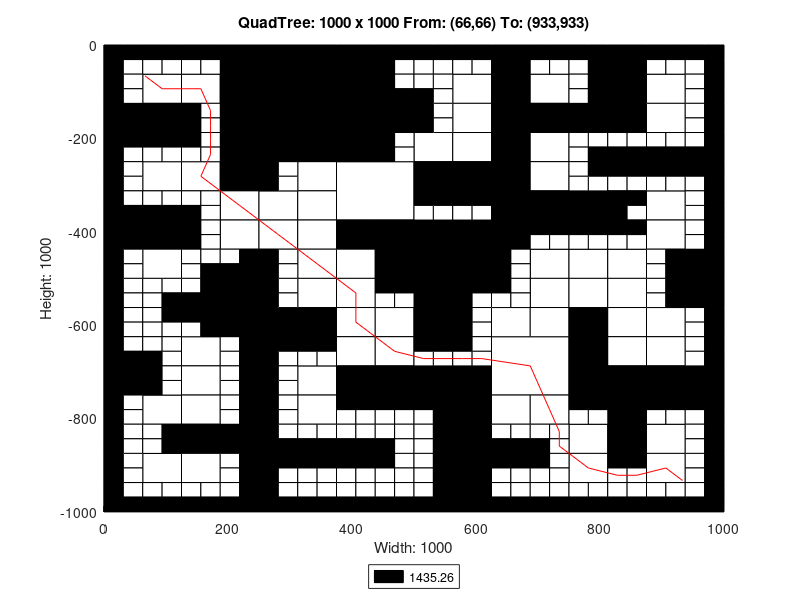

MATLAB code to generate this figure:
axis([0 1000 -1000 0]);
title('QuadTree: 1000 x 1000 From: (66,66) To: (933,933)');
xlabel('Width: 1000');
ylabel('Height: 1000');
rectangle('Position',[250 -125 125 125], 'FaceColor',[0 0 0]);
rectangle('Position',[250 -250 125 125], 'FaceColor',[0 0 0]);
rectangle('Position',[375 -375 125 125], 'FaceColor',[1 1 1]);
rectangle('Position',[500 -500 125 125], 'FaceColor',[0 0 0]);
rectangle('Position',[625 -750 125 125], 'FaceColor',[1 1 1]);
rectangle('Position',[62.5 -125 62.5 62.5], 'FaceColor',[1 1 1]);
rectangle('Position',[187.5 -62.5 62.5 62.5], 'FaceColor',[0 0 0]);
rectangle('Position',[125 -125 62.5 62.5], 'FaceColor',[1 1 1]);
rectangle('Position',[187.5 -125 62.5 62.5], 'FaceColor',[0 0 0]);
rectangle('Position',[0 -187.5 62.5 62.5], 'FaceColor',[0 0 0]);
rectangle('Position',[62.5 -187.5 62.5 62.5], 'FaceColor',[0 0 0]);
rectangle('Position',[187.5 -187.5 62.5 62.5], 'FaceColor',[0 0 0]);
rectangle('Position',[187.5 -250 62.5 62.5], 'FaceColor',[0 0 0]);
rectangle('Position',[375 -62.5 62.5 62.5], 'FaceColor',[0 0 0]);
rectangle('Position',[375 -125 62.5 62.5], 'FaceColor',[0 0 0]);
rectangle('Position',[375 -187.5 62.5 62.5], 'FaceColor',[0 0 0]);
rectangle('Position',[437.5 -187.5 62.5 62.5], 'FaceColor',[0 0 0]);
rectangle('Position',[375 -250 62.5 62.5], 'FaceColor',[0 0 0]);
rectangle('Position',[62.5 -312.5 62.5 62.5], 'FaceColor',[1 1 1]);
rectangle('Position',[125 -312.5 62.5 62.5], 'FaceColor',[1 1 1]);
rectangle('Position',[187.5 -312.5 62.5 62.5], 'FaceColor',[0 0 0]);
rectangle('Position',[187.5 -375 62.5 62.5], 'FaceColor',[1 1 1]);
rectangle('Position',[0 -437.5 62.5 62.5], 'FaceColor',[0 0 0]);
rectangle('Position',[62.5 -437.5 62.5 62.5], 'FaceColor',[0 0 0]);
rectangle('Position',[62.5 -500 62.5 62.5], 'FaceColor',[1 1 1]);
rectangle('Position',[187.5 -437.5 62.5 62.5], 'FaceColor',[1 1 1]);
rectangle('Position',[312.5 -312.5 62.5 62.5], 'FaceColor',[1 1 1]);
rectangle('Position',[250 -375 62.5 62.5], 'FaceColor',[1 1 1]);
rectangle('Position',[312.5 -375 62.5 62.5], 'FaceColor',[1 1 1]);
rectangle('Position',[250 -437.5 62.5 62.5], 'FaceColor',[1 1 1]);
rectangle('Position',[312.5 -437.5 62.5 62.5], 'FaceColor',[1 1 1]);
rectangle('Position',[312.5 -500 62.5 62.5], 'FaceColor',[1 1 1]);
rectangle('Position',[375 -437.5 62.5 62.5], 'FaceColor',[0 0 0]);
rectangle('Position',[437.5 -437.5 62.5 62.5], 'FaceColor',[0 0 0]);
rectangle('Position',[375 -500 62.5 62.5], 'FaceColor',[1 1 1]);
rectangle('Position',[437.5 -500 62.5 62.5], 'FaceColor',[0 0 0]);
rectangle('Position',[562.5 -125 62.5 62.5], 'FaceColor',[1 1 1]);
rectangle('Position',[625 -62.5 62.5 62.5], 'FaceColor',[0 0 0]);
rectangle('Position',[625 -125 62.5 62.5], 'FaceColor',[0 0 0]);
rectangle('Position',[687.5 -125 62.5 62.5], 'FaceColor',[1 1 1]);
rectangle('Position',[562.5 -187.5 62.5 62.5], 'FaceColor',[1 1 1]);
rectangle('Position',[500 -250 62.5 62.5], 'FaceColor',[1 1 1]);
rectangle('Position',[562.5 -250 62.5 62.5], 'FaceColor',[1 1 1]);
rectangle('Position',[625 -187.5 62.5 62.5], 'FaceColor',[0 0 0]);
rectangle('Position',[687.5 -187.5 62.5 62.5], 'FaceColor',[0 0 0]);
rectangle('Position',[625 -250 62.5 62.5], 'FaceColor',[0 0 0]);
rectangle('Position',[687.5 -250 62.5 62.5], 'FaceColor',[1 1 1]);
rectangle('Position',[812.5 -62.5 62.5 62.5], 'FaceColor',[0 0 0]);
rectangle('Position',[812.5 -125 62.5 62.5], 'FaceColor',[0 0 0]);
rectangle('Position',[875 -125 62.5 62.5], 'FaceColor',[1 1 1]);
rectangle('Position',[750 -187.5 62.5 62.5], 'FaceColor',[0 0 0]);
rectangle('Position',[812.5 -187.5 62.5 62.5], 'FaceColor',[0 0 0]);
rectangle('Position',[875 -187.5 62.5 62.5], 'FaceColor',[1 1 1]);
rectangle('Position',[500 -312.5 62.5 62.5], 'FaceColor',[0 0 0]);
rectangle('Position',[562.5 -312.5 62.5 62.5], 'FaceColor',[0 0 0]);
rectangle('Position',[625 -312.5 62.5 62.5], 'FaceColor',[0 0 0]);
rectangle('Position',[687.5 -312.5 62.5 62.5], 'FaceColor',[1 1 1]);
rectangle('Position',[625 -375 62.5 62.5], 'FaceColor',[0 0 0]);
rectangle('Position',[687.5 -375 62.5 62.5], 'FaceColor',[0 0 0]);
rectangle('Position',[625 -437.5 62.5 62.5], 'FaceColor',[0 0 0]);
rectangle('Position',[687.5 -500 62.5 62.5], 'FaceColor',[1 1 1]);
rectangle('Position',[750 -375 62.5 62.5], 'FaceColor',[0 0 0]);
rectangle('Position',[875 -375 62.5 62.5], 'FaceColor',[1 1 1]);
rectangle('Position',[750 -500 62.5 62.5], 'FaceColor',[1 1 1]);
rectangle('Position',[812.5 -500 62.5 62.5], 'FaceColor',[1 1 1]);
rectangle('Position',[875 -437.5 62.5 62.5], 'FaceColor',[1 1 1]);
rectangle('Position',[937.5 -500 62.5 62.5], 'FaceColor',[0 0 0]);
rectangle('Position',[187.5 -562.5 62.5 62.5], 'FaceColor',[0 0 0]);
rectangle('Position',[187.5 -625 62.5 62.5], 'FaceColor',[0 0 0]);
rectangle('Position',[0 -750 62.5 62.5], 'FaceColor',[0 0 0]);
rectangle('Position',[125 -687.5 62.5 62.5], 'FaceColor',[1 1 1]);
rectangle('Position',[125 -750 62.5 62.5], 'FaceColor',[1 1 1]);
rectangle('Position',[312.5 -562.5 62.5 62.5], 'FaceColor',[1 1 1]);
rectangle('Position',[250 -625 62.5 62.5], 'FaceColor',[0 0 0]);
rectangle('Position',[312.5 -625 62.5 62.5], 'FaceColor',[0 0 0]);
rectangle('Position',[375 -562.5 62.5 62.5], 'FaceColor',[1 1 1]);
rectangle('Position',[375 -625 62.5 62.5], 'FaceColor',[1 1 1]);
rectangle('Position',[437.5 -625 62.5 62.5], 'FaceColor',[1 1 1]);
rectangle('Position',[312.5 -750 62.5 62.5], 'FaceColor',[1 1 1]);
rectangle('Position',[375 -687.5 62.5 62.5], 'FaceColor',[1 1 1]);
rectangle('Position',[437.5 -687.5 62.5 62.5], 'FaceColor',[1 1 1]);
rectangle('Position',[375 -750 62.5 62.5], 'FaceColor',[0 0 0]);
rectangle('Position',[437.5 -750 62.5 62.5], 'FaceColor',[0 0 0]);
rectangle('Position',[62.5 -812.5 62.5 62.5], 'FaceColor',[1 1 1]);
rectangle('Position',[125 -812.5 62.5 62.5], 'FaceColor',[1 1 1]);
rectangle('Position',[125 -875 62.5 62.5], 'FaceColor',[0 0 0]);
rectangle('Position',[187.5 -875 62.5 62.5], 'FaceColor',[0 0 0]);
rectangle('Position',[62.5 -937.5 62.5 62.5], 'FaceColor',[1 1 1]);
rectangle('Position',[125 -937.5 62.5 62.5], 'FaceColor',[1 1 1]);
rectangle('Position',[312.5 -812.5 62.5 62.5], 'FaceColor',[1 1 1]);
rectangle('Position',[500 -562.5 62.5 62.5], 'FaceColor',[0 0 0]);
rectangle('Position',[500 -625 62.5 62.5], 'FaceColor',[0 0 0]);
rectangle('Position',[687.5 -562.5 62.5 62.5], 'FaceColor',[1 1 1]);
rectangle('Position',[625 -625 62.5 62.5], 'FaceColor',[1 1 1]);
rectangle('Position',[687.5 -625 62.5 62.5], 'FaceColor',[1 1 1]);
rectangle('Position',[500 -750 62.5 62.5], 'FaceColor',[0 0 0]);
rectangle('Position',[562.5 -750 62.5 62.5], 'FaceColor',[0 0 0]);
rectangle('Position',[750 -562.5 62.5 62.5], 'FaceColor',[1 1 1]);
rectangle('Position',[812.5 -562.5 62.5 62.5], 'FaceColor',[1 1 1]);
rectangle('Position',[750 -625 62.5 62.5], 'FaceColor',[0 0 0]);
rectangle('Position',[812.5 -625 62.5 62.5], 'FaceColor',[1 1 1]);
rectangle('Position',[937.5 -562.5 62.5 62.5], 'FaceColor',[0 0 0]);
rectangle('Position',[875 -625 62.5 62.5], 'FaceColor',[1 1 1]);
rectangle('Position',[750 -687.5 62.5 62.5], 'FaceColor',[0 0 0]);
rectangle('Position',[812.5 -687.5 62.5 62.5], 'FaceColor',[1 1 1]);
rectangle('Position',[750 -750 62.5 62.5], 'FaceColor',[0 0 0]);
rectangle('Position',[812.5 -750 62.5 62.5], 'FaceColor',[0 0 0]);
rectangle('Position',[875 -687.5 62.5 62.5], 'FaceColor',[1 1 1]);
rectangle('Position',[875 -750 62.5 62.5], 'FaceColor',[0 0 0]);
rectangle('Position',[937.5 -750 62.5 62.5], 'FaceColor',[0 0 0]);
rectangle('Position',[562.5 -812.5 62.5 62.5], 'FaceColor',[0 0 0]);
rectangle('Position',[562.5 -875 62.5 62.5], 'FaceColor',[0 0 0]);
rectangle('Position',[625 -812.5 62.5 62.5], 'FaceColor',[1 1 1]);
rectangle('Position',[687.5 -812.5 62.5 62.5], 'FaceColor',[1 1 1]);
rectangle('Position',[562.5 -937.5 62.5 62.5], 'FaceColor',[0 0 0]);
rectangle('Position',[562.5 -1000 62.5 62.5], 'FaceColor',[0 0 0]);
rectangle('Position',[812.5 -812.5 62.5 62.5], 'FaceColor',[0 0 0]);
rectangle('Position',[750 -875 62.5 62.5], 'FaceColor',[1 1 1]);
rectangle('Position',[812.5 -875 62.5 62.5], 'FaceColor',[0 0 0]);
rectangle('Position',[875 -875 62.5 62.5], 'FaceColor',[1 1 1]);
rectangle('Position',[750 -937.5 62.5 62.5], 'FaceColor',[1 1 1]);
rectangle('Position',[875 -937.5 62.5 62.5], 'FaceColor',[1 1 1]);
rectangle('Position',[0 -31.25 31.25 31.25], 'FaceColor',[0 0 0]);
rectangle('Position',[31.25 -31.25 31.25 31.25], 'FaceColor',[0 0 0]);
rectangle('Position',[0 -62.5 31.25 31.25], 'FaceColor',[0 0 0]);
rectangle('Position',[31.25 -62.5 31.25 31.25], 'FaceColor',[1 1 1]);
rectangle('Position',[62.5 -31.25 31.25 31.25], 'FaceColor',[0 0 0]);
rectangle('Position',[93.75 -31.25 31.25 31.25], 'FaceColor',[0 0 0]);
rectangle('Position',[62.5 -62.5 31.25 31.25], 'FaceColor',[1 1 1]);
rectangle('Position',[93.75 -62.5 31.25 31.25], 'FaceColor',[1 1 1]);
rectangle('Position',[0 -93.75 31.25 31.25], 'FaceColor',[0 0 0]);
rectangle('Position',[31.25 -93.75 31.25 31.25], 'FaceColor',[1 1 1]);
rectangle('Position',[0 -125 31.25 31.25], 'FaceColor',[0 0 0]);
rectangle('Position',[31.25 -125 31.25 31.25], 'FaceColor',[1 1 1]);
rectangle('Position',[125 -31.25 31.25 31.25], 'FaceColor',[0 0 0]);
rectangle('Position',[156.25 -31.25 31.25 31.25], 'FaceColor',[0 0 0]);
rectangle('Position',[125 -62.5 31.25 31.25], 'FaceColor',[1 1 1]);
rectangle('Position',[156.25 -62.5 31.25 31.25], 'FaceColor',[1 1 1]);
rectangle('Position',[0 -218.75 31.25 31.25], 'FaceColor',[0 0 0]);
rectangle('Position',[31.25 -218.75 31.25 31.25], 'FaceColor',[0 0 0]);
rectangle('Position',[0 -250 31.25 31.25], 'FaceColor',[0 0 0]);
rectangle('Position',[31.25 -250 31.25 31.25], 'FaceColor',[1 1 1]);
rectangle('Position',[62.5 -218.75 31.25 31.25], 'FaceColor',[0 0 0]);
rectangle('Position',[93.75 -218.75 31.25 31.25], 'FaceColor',[0 0 0]);
rectangle('Position',[62.5 -250 31.25 31.25], 'FaceColor',[1 1 1]);
rectangle('Position',[93.75 -250 31.25 31.25], 'FaceColor',[1 1 1]);
rectangle('Position',[125 -156.25 31.25 31.25], 'FaceColor',[0 0 0]);
rectangle('Position',[156.25 -156.25 31.25 31.25], 'FaceColor',[1 1 1]);
rectangle('Position',[125 -187.5 31.25 31.25], 'FaceColor',[0 0 0]);
rectangle('Position',[156.25 -187.5 31.25 31.25], 'FaceColor',[1 1 1]);
rectangle('Position',[125 -218.75 31.25 31.25], 'FaceColor',[0 0 0]);
rectangle('Position',[156.25 -218.75 31.25 31.25], 'FaceColor',[1 1 1]);
rectangle('Position',[125 -250 31.25 31.25], 'FaceColor',[1 1 1]);
rectangle('Position',[156.25 -250 31.25 31.25], 'FaceColor',[1 1 1]);
rectangle('Position',[437.5 -31.25 31.25 31.25], 'FaceColor',[0 0 0]);
rectangle('Position',[468.75 -31.25 31.25 31.25], 'FaceColor',[0 0 0]);
rectangle('Position',[437.5 -62.5 31.25 31.25], 'FaceColor',[0 0 0]);
rectangle('Position',[468.75 -62.5 31.25 31.25], 'FaceColor',[1 1 1]);
rectangle('Position',[437.5 -93.75 31.25 31.25], 'FaceColor',[0 0 0]);
rectangle('Position',[468.75 -93.75 31.25 31.25], 'FaceColor',[1 1 1]);
rectangle('Position',[437.5 -125 31.25 31.25], 'FaceColor',[0 0 0]);
rectangle('Position',[468.75 -125 31.25 31.25], 'FaceColor',[0 0 0]);
rectangle('Position',[437.5 -218.75 31.25 31.25], 'FaceColor',[0 0 0]);
rectangle('Position',[468.75 -218.75 31.25 31.25], 'FaceColor',[1 1 1]);
rectangle('Position',[437.5 -250 31.25 31.25], 'FaceColor',[0 0 0]);
rectangle('Position',[468.75 -250 31.25 31.25], 'FaceColor',[1 1 1]);
rectangle('Position',[0 -281.25 31.25 31.25], 'FaceColor',[0 0 0]);
rectangle('Position',[31.25 -281.25 31.25 31.25], 'FaceColor',[1 1 1]);
rectangle('Position',[0 -312.5 31.25 31.25], 'FaceColor',[0 0 0]);
rectangle('Position',[31.25 -312.5 31.25 31.25], 'FaceColor',[1 1 1]);
rectangle('Position',[0 -343.75 31.25 31.25], 'FaceColor',[0 0 0]);
rectangle('Position',[31.25 -343.75 31.25 31.25], 'FaceColor',[1 1 1]);
rectangle('Position',[0 -375 31.25 31.25], 'FaceColor',[0 0 0]);
rectangle('Position',[31.25 -375 31.25 31.25], 'FaceColor',[0 0 0]);
rectangle('Position',[62.5 -343.75 31.25 31.25], 'FaceColor',[1 1 1]);
rectangle('Position',[93.75 -343.75 31.25 31.25], 'FaceColor',[1 1 1]);
rectangle('Position',[62.5 -375 31.25 31.25], 'FaceColor',[0 0 0]);
rectangle('Position',[93.75 -375 31.25 31.25], 'FaceColor',[0 0 0]);
rectangle('Position',[125 -343.75 31.25 31.25], 'FaceColor',[1 1 1]);
rectangle('Position',[156.25 -343.75 31.25 31.25], 'FaceColor',[1 1 1]);
rectangle('Position',[125 -375 31.25 31.25], 'FaceColor',[0 0 0]);
rectangle('Position',[156.25 -375 31.25 31.25], 'FaceColor',[1 1 1]);
rectangle('Position',[0 -468.75 31.25 31.25], 'FaceColor',[0 0 0]);
rectangle('Position',[31.25 -468.75 31.25 31.25], 'FaceColor',[1 1 1]);
rectangle('Position',[0 -500 31.25 31.25], 'FaceColor',[0 0 0]);
rectangle('Position',[31.25 -500 31.25 31.25], 'FaceColor',[1 1 1]);
rectangle('Position',[125 -406.25 31.25 31.25], 'FaceColor',[0 0 0]);
rectangle('Position',[156.25 -406.25 31.25 31.25], 'FaceColor',[1 1 1]);
rectangle('Position',[125 -437.5 31.25 31.25], 'FaceColor',[0 0 0]);
rectangle('Position',[156.25 -437.5 31.25 31.25], 'FaceColor',[1 1 1]);
rectangle('Position',[125 -468.75 31.25 31.25], 'FaceColor',[1 1 1]);
rectangle('Position',[156.25 -468.75 31.25 31.25], 'FaceColor',[1 1 1]);
rectangle('Position',[125 -500 31.25 31.25], 'FaceColor',[1 1 1]);
rectangle('Position',[156.25 -500 31.25 31.25], 'FaceColor',[0 0 0]);
rectangle('Position',[187.5 -468.75 31.25 31.25], 'FaceColor',[1 1 1]);
rectangle('Position',[218.75 -468.75 31.25 31.25], 'FaceColor',[0 0 0]);
rectangle('Position',[187.5 -500 31.25 31.25], 'FaceColor',[0 0 0]);
rectangle('Position',[218.75 -500 31.25 31.25], 'FaceColor',[0 0 0]);
rectangle('Position',[250 -281.25 31.25 31.25], 'FaceColor',[0 0 0]);
rectangle('Position',[281.25 -281.25 31.25 31.25], 'FaceColor',[1 1 1]);
rectangle('Position',[250 -312.5 31.25 31.25], 'FaceColor',[0 0 0]);
rectangle('Position',[281.25 -312.5 31.25 31.25], 'FaceColor',[1 1 1]);
rectangle('Position',[250 -468.75 31.25 31.25], 'FaceColor',[0 0 0]);
rectangle('Position',[281.25 -468.75 31.25 31.25], 'FaceColor',[1 1 1]);
rectangle('Position',[250 -500 31.25 31.25], 'FaceColor',[0 0 0]);
rectangle('Position',[281.25 -500 31.25 31.25], 'FaceColor',[1 1 1]);
rectangle('Position',[500 -31.25 31.25 31.25], 'FaceColor',[0 0 0]);
rectangle('Position',[531.25 -31.25 31.25 31.25], 'FaceColor',[0 0 0]);
rectangle('Position',[500 -62.5 31.25 31.25], 'FaceColor',[1 1 1]);
rectangle('Position',[531.25 -62.5 31.25 31.25], 'FaceColor',[1 1 1]);
rectangle('Position',[562.5 -31.25 31.25 31.25], 'FaceColor',[0 0 0]);
rectangle('Position',[593.75 -31.25 31.25 31.25], 'FaceColor',[0 0 0]);
rectangle('Position',[562.5 -62.5 31.25 31.25], 'FaceColor',[1 1 1]);
rectangle('Position',[593.75 -62.5 31.25 31.25], 'FaceColor',[1 1 1]);
rectangle('Position',[500 -93.75 31.25 31.25], 'FaceColor',[1 1 1]);
rectangle('Position',[531.25 -93.75 31.25 31.25], 'FaceColor',[1 1 1]);
rectangle('Position',[500 -125 31.25 31.25], 'FaceColor',[0 0 0]);
rectangle('Position',[531.25 -125 31.25 31.25], 'FaceColor',[1 1 1]);
rectangle('Position',[687.5 -31.25 31.25 31.25], 'FaceColor',[0 0 0]);
rectangle('Position',[718.75 -31.25 31.25 31.25], 'FaceColor',[0 0 0]);
rectangle('Position',[687.5 -62.5 31.25 31.25], 'FaceColor',[1 1 1]);
rectangle('Position',[718.75 -62.5 31.25 31.25], 'FaceColor',[1 1 1]);
rectangle('Position',[500 -156.25 31.25 31.25], 'FaceColor',[0 0 0]);
rectangle('Position',[531.25 -156.25 31.25 31.25], 'FaceColor',[1 1 1]);
rectangle('Position',[500 -187.5 31.25 31.25], 'FaceColor',[0 0 0]);
rectangle('Position',[531.25 -187.5 31.25 31.25], 'FaceColor',[1 1 1]);
rectangle('Position',[750 -31.25 31.25 31.25], 'FaceColor',[0 0 0]);
rectangle('Position',[781.25 -31.25 31.25 31.25], 'FaceColor',[0 0 0]);
rectangle('Position',[750 -62.5 31.25 31.25], 'FaceColor',[1 1 1]);
rectangle('Position',[781.25 -62.5 31.25 31.25], 'FaceColor',[0 0 0]);
rectangle('Position',[750 -93.75 31.25 31.25], 'FaceColor',[1 1 1]);
rectangle('Position',[781.25 -93.75 31.25 31.25], 'FaceColor',[0 0 0]);
rectangle('Position',[750 -125 31.25 31.25], 'FaceColor',[1 1 1]);
rectangle('Position',[781.25 -125 31.25 31.25], 'FaceColor',[0 0 0]);
rectangle('Position',[875 -31.25 31.25 31.25], 'FaceColor',[0 0 0]);
rectangle('Position',[906.25 -31.25 31.25 31.25], 'FaceColor',[0 0 0]);
rectangle('Position',[875 -62.5 31.25 31.25], 'FaceColor',[1 1 1]);
rectangle('Position',[906.25 -62.5 31.25 31.25], 'FaceColor',[1 1 1]);
rectangle('Position',[937.5 -31.25 31.25 31.25], 'FaceColor',[0 0 0]);
rectangle('Position',[968.75 -31.25 31.25 31.25], 'FaceColor',[0 0 0]);
rectangle('Position',[937.5 -62.5 31.25 31.25], 'FaceColor',[1 1 1]);
rectangle('Position',[968.75 -62.5 31.25 31.25], 'FaceColor',[0 0 0]);
rectangle('Position',[937.5 -93.75 31.25 31.25], 'FaceColor',[1 1 1]);
rectangle('Position',[968.75 -93.75 31.25 31.25], 'FaceColor',[0 0 0]);
rectangle('Position',[937.5 -125 31.25 31.25], 'FaceColor',[1 1 1]);
rectangle('Position',[968.75 -125 31.25 31.25], 'FaceColor',[0 0 0]);
rectangle('Position',[750 -218.75 31.25 31.25], 'FaceColor',[1 1 1]);
rectangle('Position',[781.25 -218.75 31.25 31.25], 'FaceColor',[1 1 1]);
rectangle('Position',[750 -250 31.25 31.25], 'FaceColor',[1 1 1]);
rectangle('Position',[781.25 -250 31.25 31.25], 'FaceColor',[0 0 0]);
rectangle('Position',[812.5 -218.75 31.25 31.25], 'FaceColor',[1 1 1]);
rectangle('Position',[843.75 -218.75 31.25 31.25], 'FaceColor',[1 1 1]);
rectangle('Position',[812.5 -250 31.25 31.25], 'FaceColor',[0 0 0]);
rectangle('Position',[843.75 -250 31.25 31.25], 'FaceColor',[0 0 0]);
rectangle('Position',[937.5 -156.25 31.25 31.25], 'FaceColor',[1 1 1]);
rectangle('Position',[968.75 -156.25 31.25 31.25], 'FaceColor',[0 0 0]);
rectangle('Position',[937.5 -187.5 31.25 31.25], 'FaceColor',[1 1 1]);
rectangle('Position',[968.75 -187.5 31.25 31.25], 'FaceColor',[0 0 0]);
rectangle('Position',[875 -218.75 31.25 31.25], 'FaceColor',[1 1 1]);
rectangle('Position',[906.25 -218.75 31.25 31.25], 'FaceColor',[1 1 1]);
rectangle('Position',[875 -250 31.25 31.25], 'FaceColor',[0 0 0]);
rectangle('Position',[906.25 -250 31.25 31.25], 'FaceColor',[0 0 0]);
rectangle('Position',[937.5 -218.75 31.25 31.25], 'FaceColor',[1 1 1]);
rectangle('Position',[968.75 -218.75 31.25 31.25], 'FaceColor',[0 0 0]);
rectangle('Position',[937.5 -250 31.25 31.25], 'FaceColor',[0 0 0]);
rectangle('Position',[968.75 -250 31.25 31.25], 'FaceColor',[0 0 0]);
rectangle('Position',[500 -343.75 31.25 31.25], 'FaceColor',[0 0 0]);
rectangle('Position',[531.25 -343.75 31.25 31.25], 'FaceColor',[0 0 0]);
rectangle('Position',[500 -375 31.25 31.25], 'FaceColor',[1 1 1]);
rectangle('Position',[531.25 -375 31.25 31.25], 'FaceColor',[1 1 1]);
rectangle('Position',[562.5 -343.75 31.25 31.25], 'FaceColor',[0 0 0]);
rectangle('Position',[593.75 -343.75 31.25 31.25], 'FaceColor',[0 0 0]);
rectangle('Position',[562.5 -375 31.25 31.25], 'FaceColor',[1 1 1]);
rectangle('Position',[593.75 -375 31.25 31.25], 'FaceColor',[1 1 1]);
rectangle('Position',[687.5 -406.25 31.25 31.25], 'FaceColor',[0 0 0]);
rectangle('Position',[718.75 -406.25 31.25 31.25], 'FaceColor',[0 0 0]);
rectangle('Position',[687.5 -437.5 31.25 31.25], 'FaceColor',[1 1 1]);
rectangle('Position',[718.75 -437.5 31.25 31.25], 'FaceColor',[1 1 1]);
rectangle('Position',[625 -468.75 31.25 31.25], 'FaceColor',[0 0 0]);
rectangle('Position',[656.25 -468.75 31.25 31.25], 'FaceColor',[1 1 1]);
rectangle('Position',[625 -500 31.25 31.25], 'FaceColor',[0 0 0]);
rectangle('Position',[656.25 -500 31.25 31.25], 'FaceColor',[1 1 1]);
rectangle('Position',[750 -281.25 31.25 31.25], 'FaceColor',[1 1 1]);
rectangle('Position',[781.25 -281.25 31.25 31.25], 'FaceColor',[0 0 0]);
rectangle('Position',[750 -312.5 31.25 31.25], 'FaceColor',[1 1 1]);
rectangle('Position',[781.25 -312.5 31.25 31.25], 'FaceColor',[1 1 1]);
rectangle('Position',[812.5 -281.25 31.25 31.25], 'FaceColor',[0 0 0]);
rectangle('Position',[843.75 -281.25 31.25 31.25], 'FaceColor',[0 0 0]);
rectangle('Position',[812.5 -312.5 31.25 31.25], 'FaceColor',[1 1 1]);
rectangle('Position',[843.75 -312.5 31.25 31.25], 'FaceColor',[1 1 1]);
rectangle('Position',[812.5 -343.75 31.25 31.25], 'FaceColor',[0 0 0]);
rectangle('Position',[843.75 -343.75 31.25 31.25], 'FaceColor',[0 0 0]);
rectangle('Position',[812.5 -375 31.25 31.25], 'FaceColor',[0 0 0]);
rectangle('Position',[843.75 -375 31.25 31.25], 'FaceColor',[1 1 1]);
rectangle('Position',[875 -281.25 31.25 31.25], 'FaceColor',[0 0 0]);
rectangle('Position',[906.25 -281.25 31.25 31.25], 'FaceColor',[0 0 0]);
rectangle('Position',[875 -312.5 31.25 31.25], 'FaceColor',[1 1 1]);
rectangle('Position',[906.25 -312.5 31.25 31.25], 'FaceColor',[1 1 1]);
rectangle('Position',[937.5 -281.25 31.25 31.25], 'FaceColor',[0 0 0]);
rectangle('Position',[968.75 -281.25 31.25 31.25], 'FaceColor',[0 0 0]);
rectangle('Position',[937.5 -312.5 31.25 31.25], 'FaceColor',[1 1 1]);
rectangle('Position',[968.75 -312.5 31.25 31.25], 'FaceColor',[0 0 0]);
rectangle('Position',[937.5 -343.75 31.25 31.25], 'FaceColor',[1 1 1]);
rectangle('Position',[968.75 -343.75 31.25 31.25], 'FaceColor',[0 0 0]);
rectangle('Position',[937.5 -375 31.25 31.25], 'FaceColor',[1 1 1]);
rectangle('Position',[968.75 -375 31.25 31.25], 'FaceColor',[0 0 0]);
rectangle('Position',[750 -406.25 31.25 31.25], 'FaceColor',[0 0 0]);
rectangle('Position',[781.25 -406.25 31.25 31.25], 'FaceColor',[0 0 0]);
rectangle('Position',[750 -437.5 31.25 31.25], 'FaceColor',[1 1 1]);
rectangle('Position',[781.25 -437.5 31.25 31.25], 'FaceColor',[1 1 1]);
rectangle('Position',[812.5 -406.25 31.25 31.25], 'FaceColor',[0 0 0]);
rectangle('Position',[843.75 -406.25 31.25 31.25], 'FaceColor',[0 0 0]);
rectangle('Position',[812.5 -437.5 31.25 31.25], 'FaceColor',[1 1 1]);
rectangle('Position',[843.75 -437.5 31.25 31.25], 'FaceColor',[1 1 1]);
rectangle('Position',[937.5 -406.25 31.25 31.25], 'FaceColor',[1 1 1]);
rectangle('Position',[968.75 -406.25 31.25 31.25], 'FaceColor',[0 0 0]);
rectangle('Position',[937.5 -437.5 31.25 31.25], 'FaceColor',[1 1 1]);
rectangle('Position',[968.75 -437.5 31.25 31.25], 'FaceColor',[0 0 0]);
rectangle('Position',[875 -468.75 31.25 31.25], 'FaceColor',[1 1 1]);
rectangle('Position',[906.25 -468.75 31.25 31.25], 'FaceColor',[0 0 0]);
rectangle('Position',[875 -500 31.25 31.25], 'FaceColor',[1 1 1]);
rectangle('Position',[906.25 -500 31.25 31.25], 'FaceColor',[0 0 0]);
rectangle('Position',[0 -531.25 31.25 31.25], 'FaceColor',[0 0 0]);
rectangle('Position',[31.25 -531.25 31.25 31.25], 'FaceColor',[1 1 1]);
rectangle('Position',[0 -562.5 31.25 31.25], 'FaceColor',[0 0 0]);
rectangle('Position',[31.25 -562.5 31.25 31.25], 'FaceColor',[1 1 1]);
rectangle('Position',[62.5 -531.25 31.25 31.25], 'FaceColor',[1 1 1]);
rectangle('Position',[93.75 -531.25 31.25 31.25], 'FaceColor',[1 1 1]);
rectangle('Position',[62.5 -562.5 31.25 31.25], 'FaceColor',[1 1 1]);
rectangle('Position',[93.75 -562.5 31.25 31.25], 'FaceColor',[0 0 0]);
rectangle('Position',[0 -593.75 31.25 31.25], 'FaceColor',[0 0 0]);
rectangle('Position',[31.25 -593.75 31.25 31.25], 'FaceColor',[1 1 1]);
rectangle('Position',[0 -625 31.25 31.25], 'FaceColor',[0 0 0]);
rectangle('Position',[31.25 -625 31.25 31.25], 'FaceColor',[1 1 1]);
rectangle('Position',[62.5 -593.75 31.25 31.25], 'FaceColor',[1 1 1]);
rectangle('Position',[93.75 -593.75 31.25 31.25], 'FaceColor',[0 0 0]);
rectangle('Position',[62.5 -625 31.25 31.25], 'FaceColor',[1 1 1]);
rectangle('Position',[93.75 -625 31.25 31.25], 'FaceColor',[1 1 1]);
rectangle('Position',[125 -531.25 31.25 31.25], 'FaceColor',[1 1 1]);
rectangle('Position',[156.25 -531.25 31.25 31.25], 'FaceColor',[0 0 0]);
rectangle('Position',[125 -562.5 31.25 31.25], 'FaceColor',[0 0 0]);
rectangle('Position',[156.25 -562.5 31.25 31.25], 'FaceColor',[0 0 0]);
rectangle('Position',[125 -593.75 31.25 31.25], 'FaceColor',[0 0 0]);
rectangle('Position',[156.25 -593.75 31.25 31.25], 'FaceColor',[0 0 0]);
rectangle('Position',[125 -625 31.25 31.25], 'FaceColor',[1 1 1]);
rectangle('Position',[156.25 -625 31.25 31.25], 'FaceColor',[0 0 0]);
rectangle('Position',[0 -656.25 31.25 31.25], 'FaceColor',[0 0 0]);
rectangle('Position',[31.25 -656.25 31.25 31.25], 'FaceColor',[1 1 1]);
rectangle('Position',[0 -687.5 31.25 31.25], 'FaceColor',[0 0 0]);
rectangle('Position',[31.25 -687.5 31.25 31.25], 'FaceColor',[0 0 0]);
rectangle('Position',[62.5 -656.25 31.25 31.25], 'FaceColor',[1 1 1]);
rectangle('Position',[93.75 -656.25 31.25 31.25], 'FaceColor',[1 1 1]);
rectangle('Position',[62.5 -687.5 31.25 31.25], 'FaceColor',[0 0 0]);
rectangle('Position',[93.75 -687.5 31.25 31.25], 'FaceColor',[1 1 1]);
rectangle('Position',[62.5 -718.75 31.25 31.25], 'FaceColor',[0 0 0]);
rectangle('Position',[93.75 -718.75 31.25 31.25], 'FaceColor',[1 1 1]);
rectangle('Position',[62.5 -750 31.25 31.25], 'FaceColor',[0 0 0]);
rectangle('Position',[93.75 -750 31.25 31.25], 'FaceColor',[1 1 1]);
rectangle('Position',[187.5 -656.25 31.25 31.25], 'FaceColor',[1 1 1]);
rectangle('Position',[218.75 -656.25 31.25 31.25], 'FaceColor',[0 0 0]);
rectangle('Position',[187.5 -687.5 31.25 31.25], 'FaceColor',[1 1 1]);
rectangle('Position',[218.75 -687.5 31.25 31.25], 'FaceColor',[0 0 0]);
rectangle('Position',[187.5 -718.75 31.25 31.25], 'FaceColor',[1 1 1]);
rectangle('Position',[218.75 -718.75 31.25 31.25], 'FaceColor',[0 0 0]);
rectangle('Position',[187.5 -750 31.25 31.25], 'FaceColor',[1 1 1]);
rectangle('Position',[218.75 -750 31.25 31.25], 'FaceColor',[0 0 0]);
rectangle('Position',[250 -531.25 31.25 31.25], 'FaceColor',[0 0 0]);
rectangle('Position',[281.25 -531.25 31.25 31.25], 'FaceColor',[1 1 1]);
rectangle('Position',[250 -562.5 31.25 31.25], 'FaceColor',[0 0 0]);
rectangle('Position',[281.25 -562.5 31.25 31.25], 'FaceColor',[1 1 1]);
rectangle('Position',[437.5 -531.25 31.25 31.25], 'FaceColor',[0 0 0]);
rectangle('Position',[468.75 -531.25 31.25 31.25], 'FaceColor',[0 0 0]);
rectangle('Position',[437.5 -562.5 31.25 31.25], 'FaceColor',[1 1 1]);
rectangle('Position',[468.75 -562.5 31.25 31.25], 'FaceColor',[1 1 1]);
rectangle('Position',[250 -656.25 31.25 31.25], 'FaceColor',[0 0 0]);
rectangle('Position',[281.25 -656.25 31.25 31.25], 'FaceColor',[0 0 0]);
rectangle('Position',[250 -687.5 31.25 31.25], 'FaceColor',[0 0 0]);
rectangle('Position',[281.25 -687.5 31.25 31.25], 'FaceColor',[1 1 1]);
rectangle('Position',[312.5 -656.25 31.25 31.25], 'FaceColor',[0 0 0]);
rectangle('Position',[343.75 -656.25 31.25 31.25], 'FaceColor',[0 0 0]);
rectangle('Position',[312.5 -687.5 31.25 31.25], 'FaceColor',[1 1 1]);
rectangle('Position',[343.75 -687.5 31.25 31.25], 'FaceColor',[1 1 1]);
rectangle('Position',[250 -718.75 31.25 31.25], 'FaceColor',[0 0 0]);
rectangle('Position',[281.25 -718.75 31.25 31.25], 'FaceColor',[1 1 1]);
rectangle('Position',[250 -750 31.25 31.25], 'FaceColor',[0 0 0]);
rectangle('Position',[281.25 -750 31.25 31.25], 'FaceColor',[1 1 1]);
rectangle('Position',[0 -781.25 31.25 31.25], 'FaceColor',[0 0 0]);
rectangle('Position',[31.25 -781.25 31.25 31.25], 'FaceColor',[1 1 1]);
rectangle('Position',[0 -812.5 31.25 31.25], 'FaceColor',[0 0 0]);
rectangle('Position',[31.25 -812.5 31.25 31.25], 'FaceColor',[1 1 1]);
rectangle('Position',[0 -843.75 31.25 31.25], 'FaceColor',[0 0 0]);
rectangle('Position',[31.25 -843.75 31.25 31.25], 'FaceColor',[1 1 1]);
rectangle('Position',[0 -875 31.25 31.25], 'FaceColor',[0 0 0]);
rectangle('Position',[31.25 -875 31.25 31.25], 'FaceColor',[1 1 1]);
rectangle('Position',[62.5 -843.75 31.25 31.25], 'FaceColor',[1 1 1]);
rectangle('Position',[93.75 -843.75 31.25 31.25], 'FaceColor',[0 0 0]);
rectangle('Position',[62.5 -875 31.25 31.25], 'FaceColor',[1 1 1]);
rectangle('Position',[93.75 -875 31.25 31.25], 'FaceColor',[0 0 0]);
rectangle('Position',[187.5 -781.25 31.25 31.25], 'FaceColor',[1 1 1]);
rectangle('Position',[218.75 -781.25 31.25 31.25], 'FaceColor',[0 0 0]);
rectangle('Position',[187.5 -812.5 31.25 31.25], 'FaceColor',[1 1 1]);
rectangle('Position',[218.75 -812.5 31.25 31.25], 'FaceColor',[0 0 0]);
rectangle('Position',[0 -906.25 31.25 31.25], 'FaceColor',[0 0 0]);
rectangle('Position',[31.25 -906.25 31.25 31.25], 'FaceColor',[1 1 1]);
rectangle('Position',[0 -937.5 31.25 31.25], 'FaceColor',[0 0 0]);
rectangle('Position',[31.25 -937.5 31.25 31.25], 'FaceColor',[1 1 1]);
rectangle('Position',[0 -968.75 31.25 31.25], 'FaceColor',[0 0 0]);
rectangle('Position',[31.25 -968.75 31.25 31.25], 'FaceColor',[1 1 1]);
rectangle('Position',[0 -1000 31.25 31.25], 'FaceColor',[0 0 0]);
rectangle('Position',[31.25 -1000 31.25 31.25], 'FaceColor',[0 0 0]);
rectangle('Position',[62.5 -968.75 31.25 31.25], 'FaceColor',[1 1 1]);
rectangle('Position',[93.75 -968.75 31.25 31.25], 'FaceColor',[1 1 1]);
rectangle('Position',[62.5 -1000 31.25 31.25], 'FaceColor',[0 0 0]);
rectangle('Position',[93.75 -1000 31.25 31.25], 'FaceColor',[0 0 0]);
rectangle('Position',[187.5 -906.25 31.25 31.25], 'FaceColor',[1 1 1]);
rectangle('Position',[218.75 -906.25 31.25 31.25], 'FaceColor',[0 0 0]);
rectangle('Position',[187.5 -937.5 31.25 31.25], 'FaceColor',[1 1 1]);
rectangle('Position',[218.75 -937.5 31.25 31.25], 'FaceColor',[0 0 0]);
rectangle('Position',[125 -968.75 31.25 31.25], 'FaceColor',[1 1 1]);
rectangle('Position',[156.25 -968.75 31.25 31.25], 'FaceColor',[1 1 1]);
rectangle('Position',[125 -1000 31.25 31.25], 'FaceColor',[0 0 0]);
rectangle('Position',[156.25 -1000 31.25 31.25], 'FaceColor',[0 0 0]);
rectangle('Position',[187.5 -968.75 31.25 31.25], 'FaceColor',[1 1 1]);
rectangle('Position',[218.75 -968.75 31.25 31.25], 'FaceColor',[0 0 0]);
rectangle('Position',[187.5 -1000 31.25 31.25], 'FaceColor',[0 0 0]);
rectangle('Position',[218.75 -1000 31.25 31.25], 'FaceColor',[0 0 0]);
rectangle('Position',[250 -781.25 31.25 31.25], 'FaceColor',[0 0 0]);
rectangle('Position',[281.25 -781.25 31.25 31.25], 'FaceColor',[1 1 1]);
rectangle('Position',[250 -812.5 31.25 31.25], 'FaceColor',[0 0 0]);
rectangle('Position',[281.25 -812.5 31.25 31.25], 'FaceColor',[1 1 1]);
rectangle('Position',[250 -843.75 31.25 31.25], 'FaceColor',[0 0 0]);
rectangle('Position',[281.25 -843.75 31.25 31.25], 'FaceColor',[1 1 1]);
rectangle('Position',[250 -875 31.25 31.25], 'FaceColor',[0 0 0]);
rectangle('Position',[281.25 -875 31.25 31.25], 'FaceColor',[0 0 0]);
rectangle('Position',[312.5 -843.75 31.25 31.25], 'FaceColor',[1 1 1]);
rectangle('Position',[343.75 -843.75 31.25 31.25], 'FaceColor',[1 1 1]);
rectangle('Position',[312.5 -875 31.25 31.25], 'FaceColor',[0 0 0]);
rectangle('Position',[343.75 -875 31.25 31.25], 'FaceColor',[0 0 0]);
rectangle('Position',[375 -781.25 31.25 31.25], 'FaceColor',[0 0 0]);
rectangle('Position',[406.25 -781.25 31.25 31.25], 'FaceColor',[0 0 0]);
rectangle('Position',[375 -812.5 31.25 31.25], 'FaceColor',[1 1 1]);
rectangle('Position',[406.25 -812.5 31.25 31.25], 'FaceColor',[1 1 1]);
rectangle('Position',[437.5 -781.25 31.25 31.25], 'FaceColor',[0 0 0]);
rectangle('Position',[468.75 -781.25 31.25 31.25], 'FaceColor',[0 0 0]);
rectangle('Position',[437.5 -812.5 31.25 31.25], 'FaceColor',[1 1 1]);
rectangle('Position',[468.75 -812.5 31.25 31.25], 'FaceColor',[1 1 1]);
rectangle('Position',[375 -843.75 31.25 31.25], 'FaceColor',[1 1 1]);
rectangle('Position',[406.25 -843.75 31.25 31.25], 'FaceColor',[1 1 1]);
rectangle('Position',[375 -875 31.25 31.25], 'FaceColor',[0 0 0]);
rectangle('Position',[406.25 -875 31.25 31.25], 'FaceColor',[0 0 0]);
rectangle('Position',[437.5 -843.75 31.25 31.25], 'FaceColor',[1 1 1]);
rectangle('Position',[468.75 -843.75 31.25 31.25], 'FaceColor',[1 1 1]);
rectangle('Position',[437.5 -875 31.25 31.25], 'FaceColor',[0 0 0]);
rectangle('Position',[468.75 -875 31.25 31.25], 'FaceColor',[1 1 1]);
rectangle('Position',[250 -906.25 31.25 31.25], 'FaceColor',[0 0 0]);
rectangle('Position',[281.25 -906.25 31.25 31.25], 'FaceColor',[0 0 0]);
rectangle('Position',[250 -937.5 31.25 31.25], 'FaceColor',[0 0 0]);
rectangle('Position',[281.25 -937.5 31.25 31.25], 'FaceColor',[1 1 1]);
rectangle('Position',[312.5 -906.25 31.25 31.25], 'FaceColor',[0 0 0]);
rectangle('Position',[343.75 -906.25 31.25 31.25], 'FaceColor',[0 0 0]);
rectangle('Position',[312.5 -937.5 31.25 31.25], 'FaceColor',[1 1 1]);
rectangle('Position',[343.75 -937.5 31.25 31.25], 'FaceColor',[1 1 1]);
rectangle('Position',[250 -968.75 31.25 31.25], 'FaceColor',[0 0 0]);
rectangle('Position',[281.25 -968.75 31.25 31.25], 'FaceColor',[1 1 1]);
rectangle('Position',[250 -1000 31.25 31.25], 'FaceColor',[0 0 0]);
rectangle('Position',[281.25 -1000 31.25 31.25], 'FaceColor',[0 0 0]);
rectangle('Position',[312.5 -968.75 31.25 31.25], 'FaceColor',[1 1 1]);
rectangle('Position',[343.75 -968.75 31.25 31.25], 'FaceColor',[1 1 1]);
rectangle('Position',[312.5 -1000 31.25 31.25], 'FaceColor',[0 0 0]);
rectangle('Position',[343.75 -1000 31.25 31.25], 'FaceColor',[0 0 0]);
rectangle('Position',[375 -906.25 31.25 31.25], 'FaceColor',[0 0 0]);
rectangle('Position',[406.25 -906.25 31.25 31.25], 'FaceColor',[0 0 0]);
rectangle('Position',[375 -937.5 31.25 31.25], 'FaceColor',[1 1 1]);
rectangle('Position',[406.25 -937.5 31.25 31.25], 'FaceColor',[1 1 1]);
rectangle('Position',[437.5 -906.25 31.25 31.25], 'FaceColor',[0 0 0]);
rectangle('Position',[468.75 -906.25 31.25 31.25], 'FaceColor',[1 1 1]);
rectangle('Position',[437.5 -937.5 31.25 31.25], 'FaceColor',[1 1 1]);
rectangle('Position',[468.75 -937.5 31.25 31.25], 'FaceColor',[1 1 1]);
rectangle('Position',[375 -968.75 31.25 31.25], 'FaceColor',[1 1 1]);
rectangle('Position',[406.25 -968.75 31.25 31.25], 'FaceColor',[1 1 1]);
rectangle('Position',[375 -1000 31.25 31.25], 'FaceColor',[0 0 0]);
rectangle('Position',[406.25 -1000 31.25 31.25], 'FaceColor',[0 0 0]);
rectangle('Position',[437.5 -968.75 31.25 31.25], 'FaceColor',[1 1 1]);
rectangle('Position',[468.75 -968.75 31.25 31.25], 'FaceColor',[1 1 1]);
rectangle('Position',[437.5 -1000 31.25 31.25], 'FaceColor',[0 0 0]);
rectangle('Position',[468.75 -1000 31.25 31.25], 'FaceColor',[0 0 0]);
rectangle('Position',[562.5 -531.25 31.25 31.25], 'FaceColor',[0 0 0]);
rectangle('Position',[593.75 -531.25 31.25 31.25], 'FaceColor',[0 0 0]);
rectangle('Position',[562.5 -562.5 31.25 31.25], 'FaceColor',[0 0 0]);
rectangle('Position',[593.75 -562.5 31.25 31.25], 'FaceColor',[1 1 1]);
rectangle('Position',[562.5 -593.75 31.25 31.25], 'FaceColor',[0 0 0]);
rectangle('Position',[593.75 -593.75 31.25 31.25], 'FaceColor',[1 1 1]);
rectangle('Position',[562.5 -625 31.25 31.25], 'FaceColor',[0 0 0]);
rectangle('Position',[593.75 -625 31.25 31.25], 'FaceColor',[1 1 1]);
rectangle('Position',[625 -531.25 31.25 31.25], 'FaceColor',[0 0 0]);
rectangle('Position',[656.25 -531.25 31.25 31.25], 'FaceColor',[1 1 1]);
rectangle('Position',[625 -562.5 31.25 31.25], 'FaceColor',[1 1 1]);
rectangle('Position',[656.25 -562.5 31.25 31.25], 'FaceColor',[1 1 1]);
rectangle('Position',[500 -656.25 31.25 31.25], 'FaceColor',[0 0 0]);
rectangle('Position',[531.25 -656.25 31.25 31.25], 'FaceColor',[0 0 0]);
rectangle('Position',[500 -687.5 31.25 31.25], 'FaceColor',[1 1 1]);
rectangle('Position',[531.25 -687.5 31.25 31.25], 'FaceColor',[1 1 1]);
rectangle('Position',[562.5 -656.25 31.25 31.25], 'FaceColor',[0 0 0]);
rectangle('Position',[593.75 -656.25 31.25 31.25], 'FaceColor',[1 1 1]);
rectangle('Position',[562.5 -687.5 31.25 31.25], 'FaceColor',[1 1 1]);
rectangle('Position',[593.75 -687.5 31.25 31.25], 'FaceColor',[1 1 1]);
rectangle('Position',[875 -531.25 31.25 31.25], 'FaceColor',[1 1 1]);
rectangle('Position',[906.25 -531.25 31.25 31.25], 'FaceColor',[0 0 0]);
rectangle('Position',[875 -562.5 31.25 31.25], 'FaceColor',[1 1 1]);
rectangle('Position',[906.25 -562.5 31.25 31.25], 'FaceColor',[0 0 0]);
rectangle('Position',[937.5 -593.75 31.25 31.25], 'FaceColor',[1 1 1]);
rectangle('Position',[968.75 -593.75 31.25 31.25], 'FaceColor',[0 0 0]);
rectangle('Position',[937.5 -625 31.25 31.25], 'FaceColor',[1 1 1]);
rectangle('Position',[968.75 -625 31.25 31.25], 'FaceColor',[0 0 0]);
rectangle('Position',[937.5 -656.25 31.25 31.25], 'FaceColor',[1 1 1]);
rectangle('Position',[968.75 -656.25 31.25 31.25], 'FaceColor',[0 0 0]);
rectangle('Position',[937.5 -687.5 31.25 31.25], 'FaceColor',[1 1 1]);
rectangle('Position',[968.75 -687.5 31.25 31.25], 'FaceColor',[0 0 0]);
rectangle('Position',[500 -781.25 31.25 31.25], 'FaceColor',[0 0 0]);
rectangle('Position',[531.25 -781.25 31.25 31.25], 'FaceColor',[0 0 0]);
rectangle('Position',[500 -812.5 31.25 31.25], 'FaceColor',[1 1 1]);
rectangle('Position',[531.25 -812.5 31.25 31.25], 'FaceColor',[0 0 0]);
rectangle('Position',[500 -843.75 31.25 31.25], 'FaceColor',[1 1 1]);
rectangle('Position',[531.25 -843.75 31.25 31.25], 'FaceColor',[0 0 0]);
rectangle('Position',[500 -875 31.25 31.25], 'FaceColor',[1 1 1]);
rectangle('Position',[531.25 -875 31.25 31.25], 'FaceColor',[0 0 0]);
rectangle('Position',[625 -843.75 31.25 31.25], 'FaceColor',[1 1 1]);
rectangle('Position',[656.25 -843.75 31.25 31.25], 'FaceColor',[1 1 1]);
rectangle('Position',[625 -875 31.25 31.25], 'FaceColor',[0 0 0]);
rectangle('Position',[656.25 -875 31.25 31.25], 'FaceColor',[0 0 0]);
rectangle('Position',[687.5 -843.75 31.25 31.25], 'FaceColor',[1 1 1]);
rectangle('Position',[718.75 -843.75 31.25 31.25], 'FaceColor',[1 1 1]);
rectangle('Position',[687.5 -875 31.25 31.25], 'FaceColor',[0 0 0]);
rectangle('Position',[718.75 -875 31.25 31.25], 'FaceColor',[1 1 1]);
rectangle('Position',[500 -906.25 31.25 31.25], 'FaceColor',[1 1 1]);
rectangle('Position',[531.25 -906.25 31.25 31.25], 'FaceColor',[0 0 0]);
rectangle('Position',[500 -937.5 31.25 31.25], 'FaceColor',[1 1 1]);
rectangle('Position',[531.25 -937.5 31.25 31.25], 'FaceColor',[0 0 0]);
rectangle('Position',[500 -968.75 31.25 31.25], 'FaceColor',[1 1 1]);
rectangle('Position',[531.25 -968.75 31.25 31.25], 'FaceColor',[0 0 0]);
rectangle('Position',[500 -1000 31.25 31.25], 'FaceColor',[0 0 0]);
rectangle('Position',[531.25 -1000 31.25 31.25], 'FaceColor',[0 0 0]);
rectangle('Position',[625 -906.25 31.25 31.25], 'FaceColor',[0 0 0]);
rectangle('Position',[656.25 -906.25 31.25 31.25], 'FaceColor',[0 0 0]);
rectangle('Position',[625 -937.5 31.25 31.25], 'FaceColor',[1 1 1]);
rectangle('Position',[656.25 -937.5 31.25 31.25], 'FaceColor',[1 1 1]);
rectangle('Position',[687.5 -906.25 31.25 31.25], 'FaceColor',[0 0 0]);
rectangle('Position',[718.75 -906.25 31.25 31.25], 'FaceColor',[1 1 1]);
rectangle('Position',[687.5 -937.5 31.25 31.25], 'FaceColor',[1 1 1]);
rectangle('Position',[718.75 -937.5 31.25 31.25], 'FaceColor',[1 1 1]);
rectangle('Position',[625 -968.75 31.25 31.25], 'FaceColor',[1 1 1]);
rectangle('Position',[656.25 -968.75 31.25 31.25], 'FaceColor',[1 1 1]);
rectangle('Position',[625 -1000 31.25 31.25], 'FaceColor',[0 0 0]);
rectangle('Position',[656.25 -1000 31.25 31.25], 'FaceColor',[0 0 0]);
rectangle('Position',[687.5 -968.75 31.25 31.25], 'FaceColor',[1 1 1]);
rectangle('Position',[718.75 -968.75 31.25 31.25], 'FaceColor',[1 1 1]);
rectangle('Position',[687.5 -1000 31.25 31.25], 'FaceColor',[0 0 0]);
rectangle('Position',[718.75 -1000 31.25 31.25], 'FaceColor',[0 0 0]);
rectangle('Position',[750 -781.25 31.25 31.25], 'FaceColor',[0 0 0]);
rectangle('Position',[781.25 -781.25 31.25 31.25], 'FaceColor',[0 0 0]);
rectangle('Position',[750 -812.5 31.25 31.25], 'FaceColor',[1 1 1]);
rectangle('Position',[781.25 -812.5 31.25 31.25], 'FaceColor',[1 1 1]);
rectangle('Position',[875 -781.25 31.25 31.25], 'FaceColor',[0 0 0]);
rectangle('Position',[906.25 -781.25 31.25 31.25], 'FaceColor',[0 0 0]);
rectangle('Position',[875 -812.5 31.25 31.25], 'FaceColor',[1 1 1]);
rectangle('Position',[906.25 -812.5 31.25 31.25], 'FaceColor',[1 1 1]);
rectangle('Position',[937.5 -781.25 31.25 31.25], 'FaceColor',[0 0 0]);
rectangle('Position',[968.75 -781.25 31.25 31.25], 'FaceColor',[0 0 0]);
rectangle('Position',[937.5 -812.5 31.25 31.25], 'FaceColor',[1 1 1]);
rectangle('Position',[968.75 -812.5 31.25 31.25], 'FaceColor',[0 0 0]);
rectangle('Position',[937.5 -843.75 31.25 31.25], 'FaceColor',[1 1 1]);
rectangle('Position',[968.75 -843.75 31.25 31.25], 'FaceColor',[0 0 0]);
rectangle('Position',[937.5 -875 31.25 31.25], 'FaceColor',[1 1 1]);
rectangle('Position',[968.75 -875 31.25 31.25], 'FaceColor',[0 0 0]);
rectangle('Position',[812.5 -906.25 31.25 31.25], 'FaceColor',[0 0 0]);
rectangle('Position',[843.75 -906.25 31.25 31.25], 'FaceColor',[0 0 0]);
rectangle('Position',[812.5 -937.5 31.25 31.25], 'FaceColor',[1 1 1]);
rectangle('Position',[843.75 -937.5 31.25 31.25], 'FaceColor',[1 1 1]);
rectangle('Position',[750 -968.75 31.25 31.25], 'FaceColor',[1 1 1]);
rectangle('Position',[781.25 -968.75 31.25 31.25], 'FaceColor',[1 1 1]);
rectangle('Position',[750 -1000 31.25 31.25], 'FaceColor',[0 0 0]);
rectangle('Position',[781.25 -1000 31.25 31.25], 'FaceColor',[0 0 0]);
rectangle('Position',[812.5 -968.75 31.25 31.25], 'FaceColor',[1 1 1]);
rectangle('Position',[843.75 -968.75 31.25 31.25], 'FaceColor',[1 1 1]);
rectangle('Position',[812.5 -1000 31.25 31.25], 'FaceColor',[0 0 0]);
rectangle('Position',[843.75 -1000 31.25 31.25], 'FaceColor',[0 0 0]);
rectangle('Position',[937.5 -906.25 31.25 31.25], 'FaceColor',[1 1 1]);
rectangle('Position',[968.75 -906.25 31.25 31.25], 'FaceColor',[0 0 0]);
rectangle('Position',[937.5 -937.5 31.25 31.25], 'FaceColor',[1 1 1]);
rectangle('Position',[968.75 -937.5 31.25 31.25], 'FaceColor',[0 0 0]);
rectangle('Position',[875 -968.75 31.25 31.25], 'FaceColor',[1 1 1]);
rectangle('Position',[906.25 -968.75 31.25 31.25], 'FaceColor',[1 1 1]);
rectangle('Position',[875 -1000 31.25 31.25], 'FaceColor',[0 0 0]);
rectangle('Position',[906.25 -1000 31.25 31.25], 'FaceColor',[0 0 0]);
rectangle('Position',[937.5 -968.75 31.25 31.25], 'FaceColor',[1 1 1]);
rectangle('Position',[968.75 -968.75 31.25 31.25], 'FaceColor',[0 0 0]);
rectangle('Position',[937.5 -1000 31.25 31.25], 'FaceColor',[0 0 0]);
rectangle('Position',[968.75 -1000 31.25 31.25], 'FaceColor',[0 0 0]);
X=[933,906.25,859.375,828.125,781.25,734.375,734.375,718.75,687.5,609.375,578.125,546.875,515.625,468.75,406.25,406.25,343.75,281.25,218.75,156.25,171.875,171.875,171.875,171.875,156.25,93.75,66];
Y=[-933,-906.25,-921.875,-921.875,-906.25,-859.375,-828.125,-781.25,-687.5,-671.875,-671.875,-671.875,-671.875,-656.25,-593.75,-531.25,-468.75,-406.25,-343.75,-281.25,-234.375,-203.125,-171.875,-140.625,-93.75,-93.75,-66];
hold on;
plot(X,Y,'r');
legend('1435.26','Location','southoutside');
